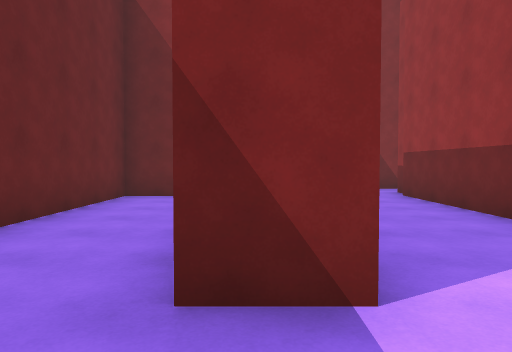
view 1 (above)

24 first-person views from a walk through a 3-D level made in the Unity game engine. The camera is 1.4 m above the floor, tilts 2° down and sees 70° across. The floor is counted in squares, 2 m on a side. Each view is taken from the middle of a square. On the plan, view 1 faces up. The plan holds only what a view shows up to about 11 squares ahead; the rest is blank. The place goes on beyond the plan. The player is left out. Some animated figures are not drawn. Surface patterns are stand-ins for the level's own textures.

view 2
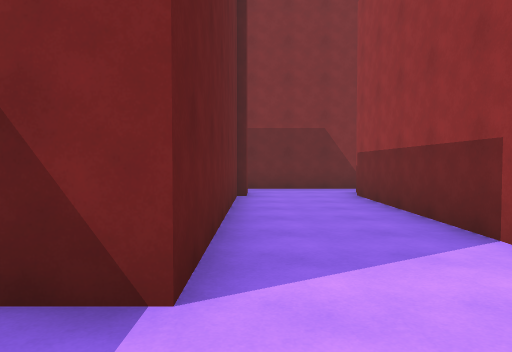

view 3
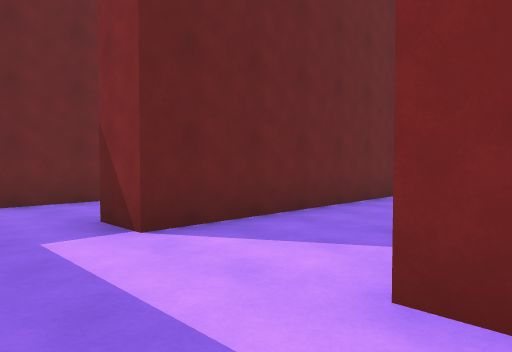

view 4
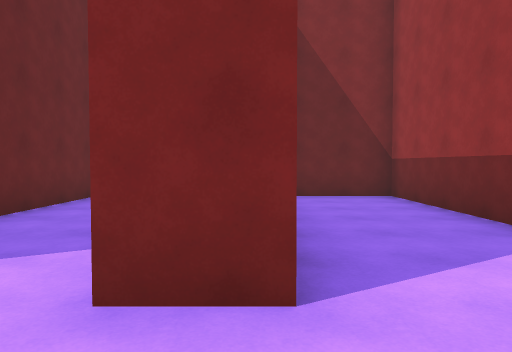

view 5
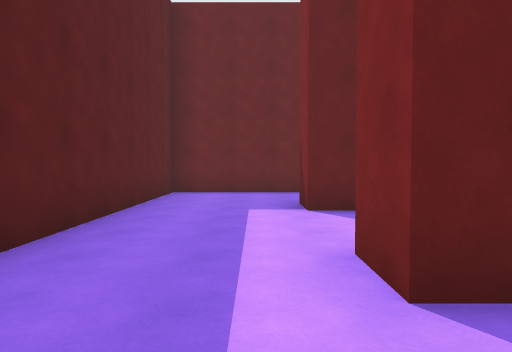

view 6
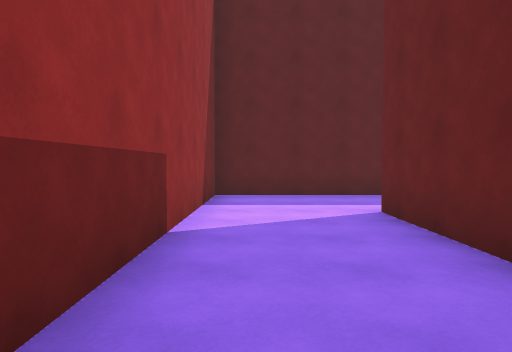

view 7
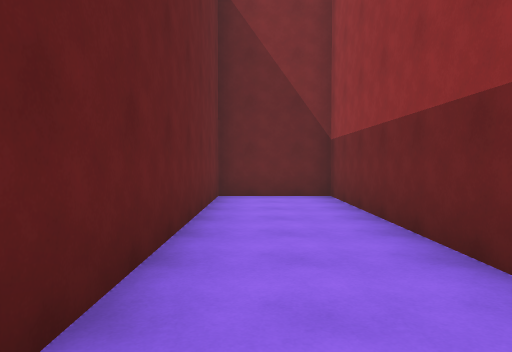

view 8
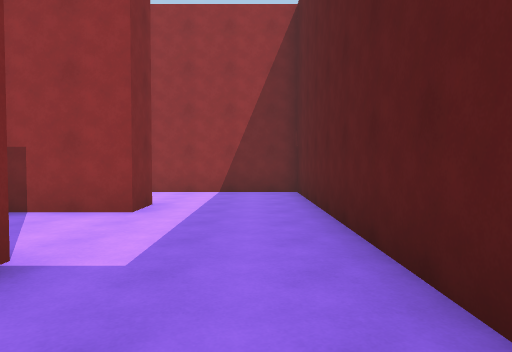

view 9
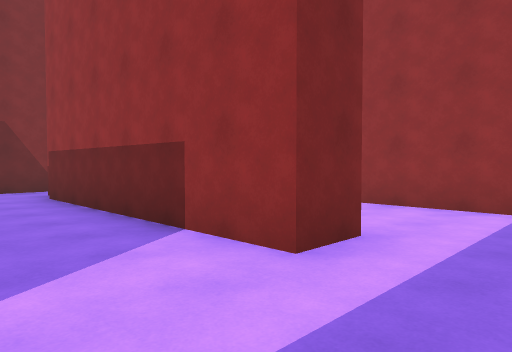

view 10
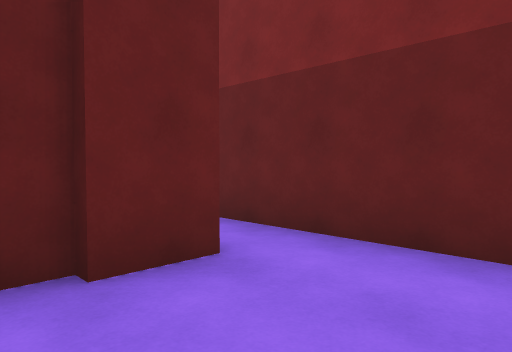

view 11
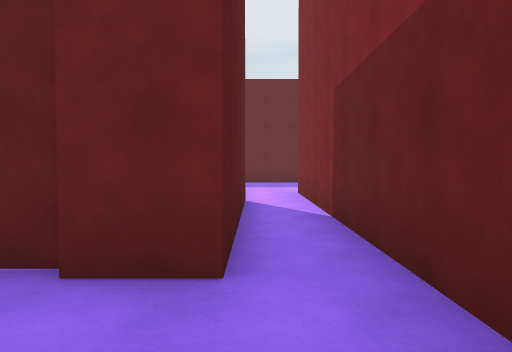

view 12
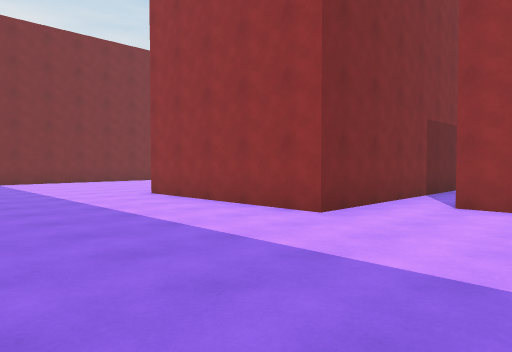

view 13
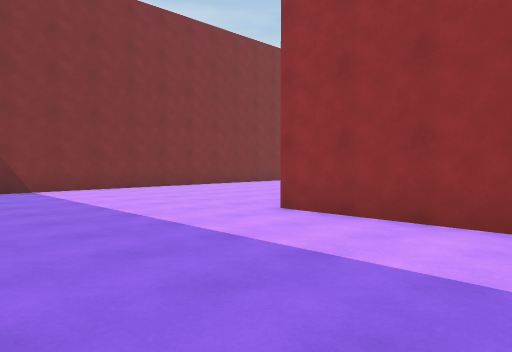

view 14
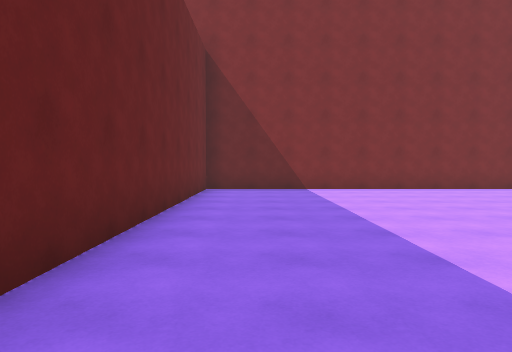

view 15
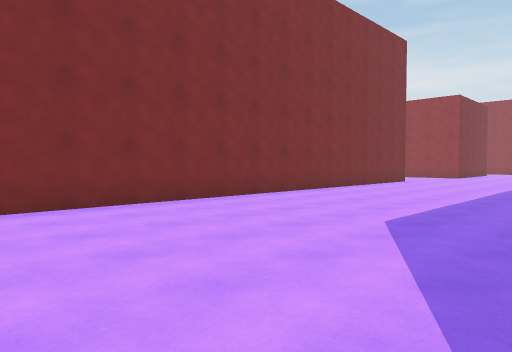

view 16
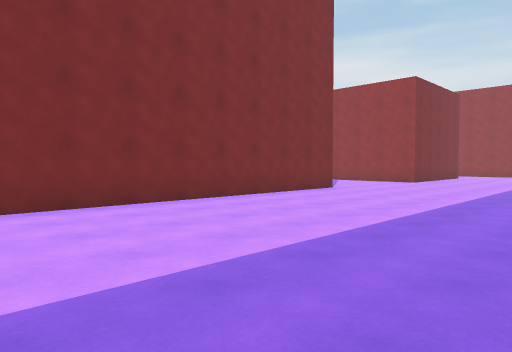

view 17
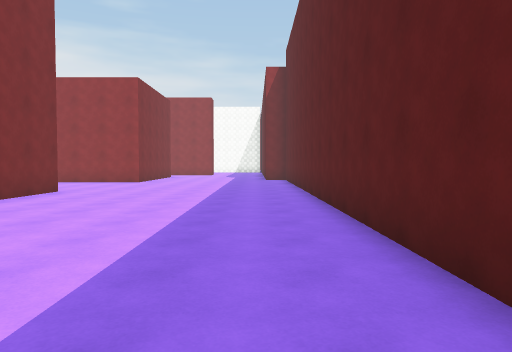

view 18
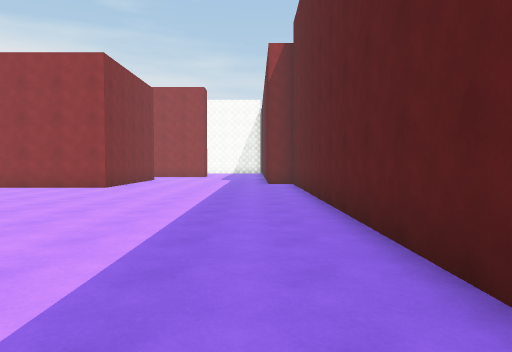

view 19
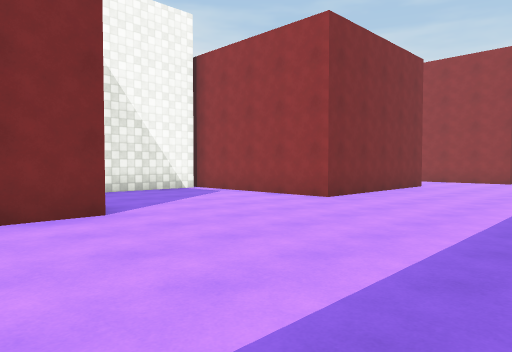

view 20
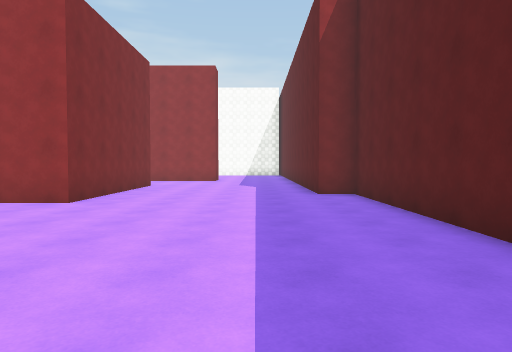

view 21
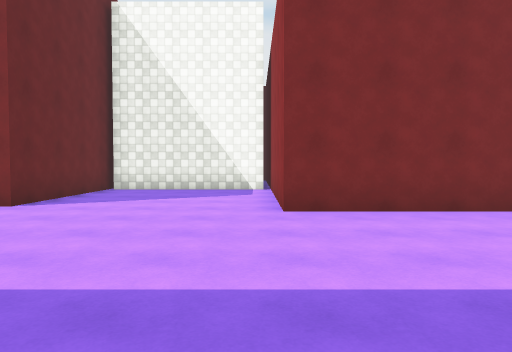

view 22
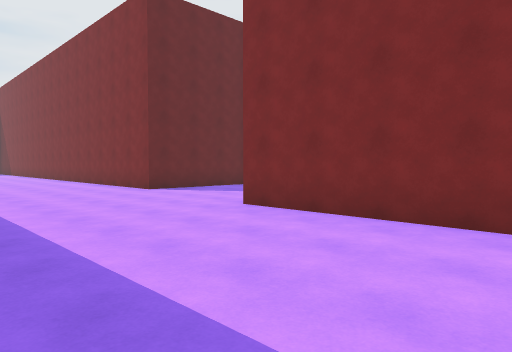

view 23
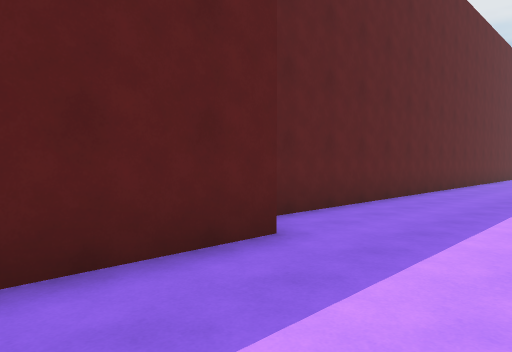

view 24
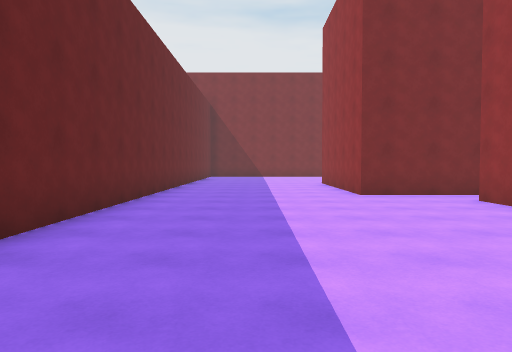

### Floor plan
Ten units are one square. View 1 is at (0, 0); x grows to the right and y downward. Boxes are objects, and circles mark ways between rooms. Rooms are numbered by the first view taken in them; rooms with no view inside come last. Other rooms are left out.
<svg viewBox="-108 -259 287 274">
<path fill="none" stroke="#000" d="M6 -79 6 -18 -5 -18M32 -18 32 -80M34 -84 34 -89M40 -100 -35 -100M-38 -88 8 -88 8 -78M-6 10 34 10M42 -45 42 -18 32 -18M34 10 69 10 69 -78 49 -78M-4 -22 -4 -78 -28 -78 -28 10 -6 10M8 -148 143 -148 143 -156 169 -156M-35 -100 -57 -100 -57 -149M-38 -79 -38 -88M80 -252 80 -209 -103 -209 -103 -52M174 -203 124 -203 124 -254M122 -247 81 -247"/>
<circle cx="40" cy="-5" r="3" fill="#2a7"/>
<circle cx="0" cy="-5" r="3" fill="#2a7"/>
<circle cx="-40" cy="-90" r="3" fill="#2a7"/>
<text x="10" y="-50">1</text>
<text x="50" y="-30">2</text>
<text x="-20" y="-40">3</text>
<text x="40" y="-90">4</text>
</svg>
Room 1 opens to room 2. Room 1 opens to room 3. Room 1 opens to room 4.

Where each view was taken, in squares from view 1:
view 1: 0 up, 0 right, facing up
view 2: 0 up, 1 right, facing up
view 3: 0 up, 4 right, facing up-left
view 4: 0 up, 4 right, facing up
view 5: 1 up, 6 right, facing left
view 6: 7 up, 6 right, facing down
view 7: 0 up, 2 left, facing up
view 8: 0 up, 2 left, facing right
view 9: 0 up, 1 right, facing up-right
view 10: 7 up, 3 right, facing up-left
view 11: 9 up, 3 right, facing left
view 12: 7 up, 10 left, facing up-right
view 13: 11 up, 10 left, facing up-right
view 14: 11 up, 9 left, facing up
view 15: 15 up, 6 left, facing up-right
view 16: 15 up, 1 left, facing up-right
view 17: 16 up, 1 left, facing right
view 18: 16 up, 2 right, facing right
view 19: 16 up, 6 right, facing up-right
view 20: 17 up, 6 right, facing right
view 21: 15 up, 12 right, facing up
view 22: 16 up, 17 right, facing up-left
view 23: 18 up, 17 right, facing down-left
view 24: 2 up, 8 left, facing up
